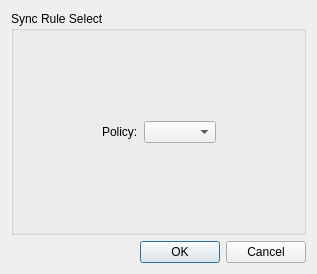
<?xml version="1.0" encoding="UTF-8"?>
<ui version="4.0">
 <class>OCC::SyncRulesEditor</class>
 <widget class="QDialog" name="OCC::SyncRulesEditor">
  <property name="geometry">
   <rect>
    <x>0</x>
    <y>0</y>
    <width>317</width>
    <height>274</height>
   </rect>
  </property>
  <property name="windowTitle">
   <string>Dialog</string>
  </property>
  <layout class="QGridLayout" name="gridLayout">
   <item row="2" column="0">
    <widget class="QDialogButtonBox" name="syncRulesButtonBox">
     <property name="orientation">
      <enum>Qt::Horizontal</enum>
     </property>
     <property name="standardButtons">
      <set>QDialogButtonBox::Cancel|QDialogButtonBox::Ok</set>
     </property>
    </widget>
   </item>
   <item row="1" column="0">
    <widget class="QGroupBox" name="groupBox">
     <property name="title">
      <string>Sync Rule Select</string>
     </property>
     <layout class="QGridLayout" name="gridLayout_2">
      <item row="1" column="1" colspan="2">
       <layout class="QHBoxLayout" name="horizontalLayout">
        <item>
         <widget class="QLabel" name="descLable">
          <property name="text">
           <string>Policy:</string>
          </property>
         </widget>
        </item>
        <item>
         <widget class="QComboBox" name="selectPolicyRuleComboBox"/>
        </item>
       </layout>
      </item>
      <item row="1" column="0">
       <spacer name="horizontalSpacer">
        <property name="orientation">
         <enum>Qt::Horizontal</enum>
        </property>
        <property name="sizeHint" stdset="0">
         <size>
          <width>50</width>
          <height>20</height>
         </size>
        </property>
       </spacer>
      </item>
      <item row="1" column="3">
       <spacer name="horizontalSpacer_2">
        <property name="orientation">
         <enum>Qt::Horizontal</enum>
        </property>
        <property name="sizeHint" stdset="0">
         <size>
          <width>49</width>
          <height>20</height>
         </size>
        </property>
       </spacer>
      </item>
      <item row="2" column="1">
       <spacer name="verticalSpacer_2">
        <property name="orientation">
         <enum>Qt::Vertical</enum>
        </property>
        <property name="sizeHint" stdset="0">
         <size>
          <width>20</width>
          <height>52</height>
         </size>
        </property>
       </spacer>
      </item>
      <item row="0" column="1">
       <spacer name="verticalSpacer">
        <property name="orientation">
         <enum>Qt::Vertical</enum>
        </property>
        <property name="sizeHint" stdset="0">
         <size>
          <width>20</width>
          <height>73</height>
         </size>
        </property>
       </spacer>
      </item>
     </layout>
    </widget>
   </item>
  </layout>
 </widget>
 <resources/>
 <connections>
  <connection>
   <sender>syncRulesButtonBox</sender>
   <signal>accepted()</signal>
   <receiver>OCC::SyncRulesEditor</receiver>
   <slot>accept()</slot>
   <hints>
    <hint type="sourcelabel">
     <x>248</x>
     <y>254</y>
    </hint>
    <hint type="destinationlabel">
     <x>157</x>
     <y>274</y>
    </hint>
   </hints>
  </connection>
  <connection>
   <sender>syncRulesButtonBox</sender>
   <signal>rejected()</signal>
   <receiver>OCC::SyncRulesEditor</receiver>
   <slot>reject()</slot>
   <hints>
    <hint type="sourcelabel">
     <x>316</x>
     <y>260</y>
    </hint>
    <hint type="destinationlabel">
     <x>286</x>
     <y>274</y>
    </hint>
   </hints>
  </connection>
 </connections>
</ui>
